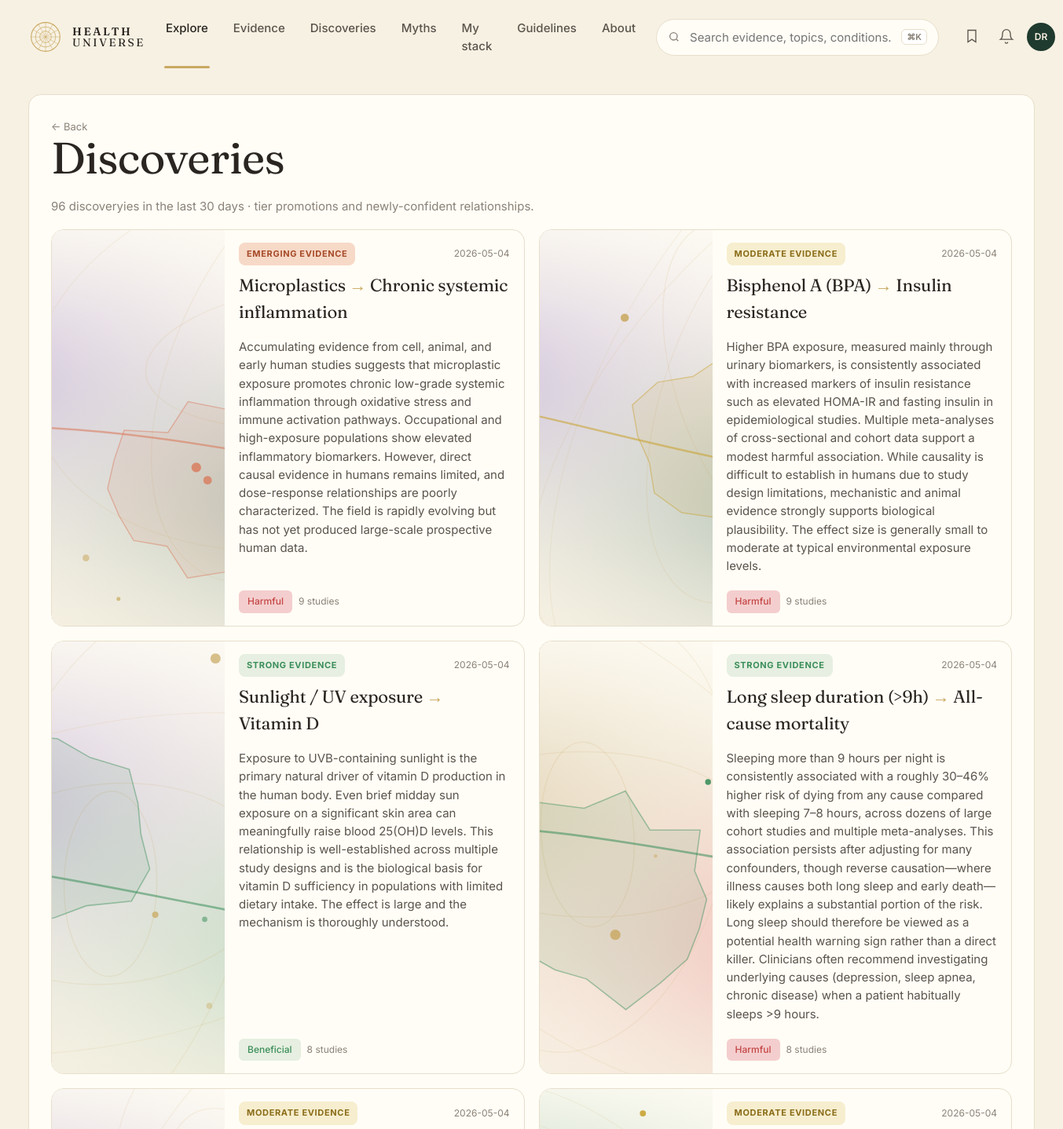
Page /discoveries (upper part) on the committed database.
### tables this page shows
CREATE TABLE edge (
    id              INTEGER PRIMARY KEY,
    factor_id       INTEGER NOT NULL REFERENCES entity(id),
    outcome_id      INTEGER NOT NULL REFERENCES entity(id),
    direction       TEXT NOT NULL CHECK (direction IN (
                      'protective','harmful','neutral','u_shaped','mixed')),
    tier            TEXT NOT NULL CHECK (tier IN ('A','B','C','D','X','deprecated')),
    effect_size     TEXT,         -- qualitative: trivial/small/moderate/large
    effect_quant    TEXT,         -- e.g. "RR 0.82 (0.74-0.91)"
    population      TEXT,         -- e.g. "adults>50; ApoE4 carriers"
    mechanism       TEXT,         -- 1-paragraph plain English
    summary         TEXT,         -- card body copy
    caveats         TEXT,
    seed_source     TEXT NOT NULL CHECK (seed_source IN ('claude_seed','gemma_daily','manual')),
    created_at      TEXT NOT NULL DEFAULT (datetime('now')),
    updated_at      TEXT NOT NULL DEFAULT (datetime('now')),
    last_reviewed   TEXT NOT NULL DEFAULT (datetime('now')),
    UNIQUE(factor_id, outcome_id, population)
);

### web/app.py (the view)
@app.get("/discoveries", response_class=HTMLResponse)
def discoveries(request: Request, days: int = 30):
    with connect() as conn:
        rows = _new_discoveries(conn, days=days, limit=200)
    return render(request, "discoveries.html", {
        "title": "Discoveries", "rows": rows, "days": days,
    })

### web/templates/discoveries.html (shortened to what this page needs)
{% extends "base.html" %}
{% block content %}
<section class="list-page">
  <a class="back" href="/">← Back</a>
  <h1>Discoveries</h1>
  <p class="muted">{{ rows|length }} discovery{{ rows|length != 1 and "ies" or "" }} in the last {{ days }} days · tier promotions and newly-confident relationships.</p>
  <div class="discovery-grid">
    {% for r in rows %}
    <a class="disc-card tier-bg-{{ r.tier }}" href="/edge/{{ r.id }}">
      <div class="disc-art">{{ edge_svg(factor_slug=r.f_slug, outcome_slug=r.o_slug, tier=r.tier, factor_kind=r.f_kind, outcome_kind=r.o_kind) | safe }}</div>
      <div class="disc-body">
        <div class="row-between">
          <span class="pill tier-{{ r.tier }}">{{ TIER_LABEL[r.tier] | upper }}</span>
          <span class="muted small">{{ (r.promoted_at or r.updated_at)[:10] }}</span>
        </div>
        <h3>{{ r.f_name }} <span class="arrow">→</span> {{ r.o_name }}</h3>
        <p>{{ r.summary }}</p>
        <div class="feat-meta">
          <span class="badge dir-{{ r.direction }}">{{ DIRECTION_LABEL[r.direction] }}</span>
          <span class="muted small">{{ r.n_studies }} studies</span>
        </div>
      </div>
    </a>
    {% else %}
    <div class="empty">No new discoveries yet — they'll appear here when the daily Gemma loop promotes an edge into tier A or B, or creates a new high-confidence one.</div>
    {% endfor %}
  </div>
</section>
{% endblock %}

### web/static/style.css (style rules this page uses)
:root { --bg: #f7f1e3; --bg-soft: #faf6ea; --surface: #fffdf6; --ink: #2a2520; --ink-soft: #5a544c; --muted: #8a8278; --line: #e7decb; --primary: #1f3a2e; --primary-ink: #f7f1e3; --gold: #c9a961; --gold-soft: #e8d8a6; --tier-A: #3b8e5a; --tier-A-bg: #e6efe1; --tier-B: #c8a02a; --tier-B-bg: #f7eecf; --tier-C: #d97757; --tier-C-bg: #f7d9c7; --tier-D: #c44545; --tier-D-bg: #f4cece; --tier-X: #7a6a8c; --tier-X-bg: #ebe2f2; --dir-protective: var(--tier-A); --dir-protective-bg: var(--tier-A-bg); --dir-harmful: var(--tier-D); --dir-harmful-bg: var(--tier-D-bg); --dir-neutral: #8a8278; --dir-neutral-bg: #ece6d8; --dir-mixed: var(--tier-B); --dir-mixed-bg: var(--tier-B-bg); --dir-u_shaped: var(--tier-C); --dir-u_shaped-bg:var(--tier-C-bg); --radius: 16px; --radius-sm: 10px; --shadow-1: 0 1px 2px rgba(40,32,20,.05), 0 8px 24px rgba(40,32,20,.05); }
* { box-sizing: border-box; }
html, body { margin: 0; padding: 0; }
body { background: var(--bg); color: var(--ink); font-family: 'Inter', system-ui, -apple-system, sans-serif; font-size: 15px; line-height: 1.55; -webkit-font-smoothing: antialiased; }
h1, h2, h3, .serif { font-family: 'Fraunces', Georgia, serif; font-weight: 400; letter-spacing: -0.01em; }
h1 { font-size: 56px; line-height: 1.05; margin: 0 0 20px; }
h3 { font-size: 22px; margin: 0 0 8px; }
p { margin: 0 0 12px; color: var(--ink-soft); }
a { color: inherit; text-decoration: none; }
.muted { color: var(--muted); }
.small { font-size: 12px; }
.row-between { display: flex; justify-content: space-between; align-items: center; }
.pill { display: inline-block; font-size: 11px; font-weight: 700; letter-spacing: 0.06em; padding: 6px 10px; border-radius: 8px; background: var(--gold-soft); color: var(--ink); }
.pill.tier-A { background: var(--tier-A-bg); color: var(--tier-A); }
.pill.tier-B { background: var(--tier-B-bg); color: #8a6c18; }
.pill.tier-C { background: var(--tier-C-bg); color: #a64a28; }
.badge { display: inline-flex; align-items: center; gap: 4px; font-size: 12px; font-weight: 500; padding: 4px 10px; border-radius: 6px; border: 1px solid transparent; }
.badge.dir-protective { background: var(--dir-protective-bg); color: var(--dir-protective); }
.badge.dir-harmful { background: var(--dir-harmful-bg); color: var(--dir-harmful); }
.feat-meta { display: flex; gap: 8px; align-items: center; flex-wrap: wrap; margin-top: auto; }
.edge-page, .list-page { background: var(--surface); border: 1px solid var(--line); border-radius: var(--radius); padding: 28px; }
.back { color: var(--muted); font-size: 13px; }
.discovery-grid { display: grid; grid-template-columns: repeat(2, 1fr); gap: 18px; margin-top: 18px; }
.disc-card { display: grid; grid-template-columns: 220px 1fr; gap: 0; background: var(--surface); border: 1px solid var(--line); border-radius: var(--radius); overflow: hidden; color: inherit; transition: transform .15s ease; }
.disc-art { background: var(--bg-soft); }
.disc-art > svg { display: block; width: 100%; height: 100%; min-height: 180px; }
.disc-body { padding: 16px 18px; display: flex; flex-direction: column; gap: 8px; }
.disc-body h3 { font-size: 22px; }
.disc-body .arrow { color: var(--gold); }

### rows in the picture
edge: tier "EMERGING EVIDENCE", updated_at "2026-05-04", f_name "Microplastics", o_name "Chronic systemic inflammation", summary "Accumulating evidence from cell, animal, and early human studies suggests that microplastic exposure promotes chronic low-grade systemic inflammation through oxidative stress and immune activation pathways. Occupational and high-exposure populations show elevated inflammatory biomarkers. However, direct causal evidence in humans remains limited, and dose-response relationships are poorly characterized. The field is rapidly evolving but has not yet produced large-scale prospective human data.", direction "Harmful", n_studies "9"
edge: tier "MODERATE EVIDENCE", updated_at "2026-05-04", f_name "Bisphenol A (BPA)", o_name "Insulin resistance", summary "Higher BPA exposure, measured mainly through urinary biomarkers, is consistently associated with increased markers of insulin resistance such as elevated HOMA-IR and fasting insulin in epidemiological studies. Multiple meta-analyses of cross-sectional and cohort data support a modest harmful association. While causality is difficult to establish in humans due to study design limitations, mechanistic and animal evidence strongly supports biological plausibility. The effect size is generally small to moderate at typical environmental exposure levels.", direction "Harmful", n_studies "9"
edge: tier "STRONG EVIDENCE", updated_at "2026-05-04", f_name "Sunlight / UV exposure", o_name "Vitamin D", summary "Exposure to UVB-containing sunlight is the primary natural driver of vitamin D production in the human body. Even brief midday sun exposure on a significant skin area can meaningfully raise blood 25(OH)D levels. This relationship is well-established across multiple study designs and is the biological basis for vitamin D sufficiency in populations with limited dietary intake. The effect is large and the mechanism is thoroughly understood.", direction "Beneficial", n_studies "8"
edge: tier "STRONG EVIDENCE", updated_at "2026-05-04", f_name "Long sleep duration (>9h)", o_name "All-cause mortality", summary "Sleeping more than 9 hours per night is consistently associated with a roughly 30–46% higher risk of dying from any cause compared with sleeping 7–8 hours, across dozens of large cohort studies and multiple meta-analyses. This association persists after adjusting for many confounders, though reverse causation—where illness causes both long sleep and early death—likely explains a substantial portion of the risk. Long sleep should therefore be viewed as a potential health warning sign rather than a direct killer. Clinicians often recommend investigating underlying causes (depression, sleep apnea, chronic disease) when a patient habitually sleeps >9 hours.", direction "Harmful", n_studies "8"
edge: tier "MODERATE EVIDENCE", updated_at "2026-05-04"
edge: tier "MODERATE EVIDENCE", updated_at "2026-05-04"

### other values in the picture
{{ rows|length }} "96"
{{ rows|length != 1 and "ies" or "" }} "ies"
{{ days }} "30"
